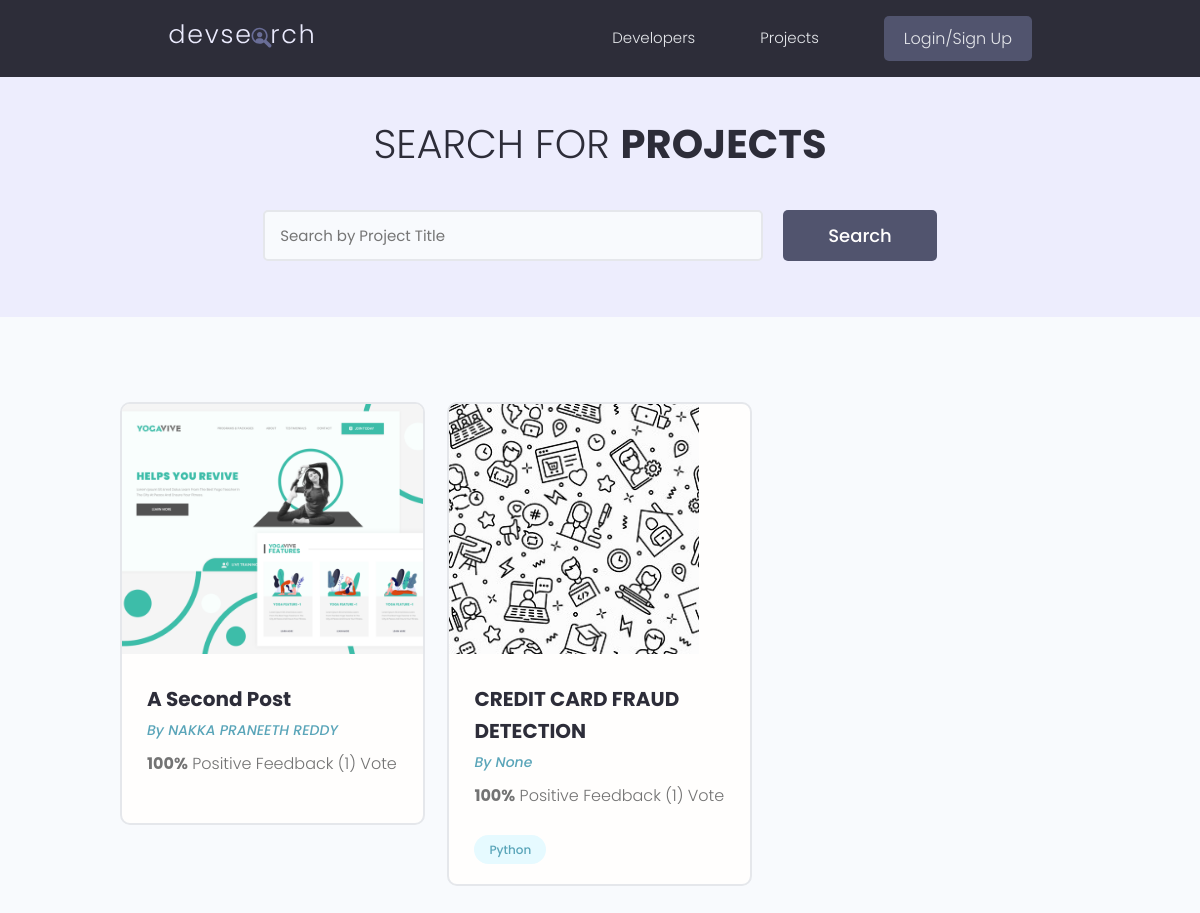
/projects/, run on the app's committed database.
### projects/models.py (models this page shows, shortened)
class Project(models.Model):
    owner = models.ForeignKey(
        Profile, null=True, blank=True, on_delete=models.SET_NULL)
    title = models.CharField(max_length=200)
    description = models.TextField(null=True, blank=True)
    featured_image = models.ImageField(
        null=True, blank=True, default="default.jpg")
    demo_link = models.CharField(max_length=2000, null=True, blank=True)
    source_link = models.CharField(max_length=2000, null=True, blank=True)
    tags = models.ManyToManyField('Tag', blank=True)
    vote_total = models.IntegerField(default=0, null=True, blank=True)
    vote_ratio = models.IntegerField(default=0, null=True, blank=True)
    created = models.DateTimeField(auto_now_add=True)
    id = models.UUIDField(default=uuid.uuid4, unique=True,
                          primary_key=True, editable=False)
    class Meta:
        ordering = ['-vote_ratio', '-vote_total', 'title']

class Tag(models.Model):
    name = models.CharField(max_length=200)
    created = models.DateTimeField(auto_now_add=True)
    id = models.UUIDField(default=uuid.uuid4, unique=True,
                          primary_key=True, editable=False)
    def __str__(self):
        return self.name

### users/models.py (models this page shows, shortened)
class Profile(models.Model):
    user = models.OneToOneField(
        User, on_delete=models.CASCADE, null=True, blank=True)
    name = models.CharField(max_length=200, blank=True, null=True)
    email = models.EmailField(max_length=500, blank=True, null=True)
    username = models.CharField(max_length=200, blank=True, null=True)
    location = models.CharField(max_length=200, blank=True, null=True)
    short_intro = models.CharField(max_length=200, blank=True, null=True)
    bio = models.TextField(blank=True, null=True)
    profile_image = models.ImageField(
        null=True, blank=True, upload_to='profiles/', default="profiles/user-default.png")
    social_github = models.CharField(max_length=200, blank=True, null=True)
    social_twitter = models.CharField(max_length=200, blank=True, null=True)
    social_linkedin = models.CharField(max_length=200, blank=True, null=True)
    social_youtube = models.CharField(max_length=200, blank=True, null=True)
    social_website = models.CharField(max_length=200, blank=True, null=True)
    created = models.DateTimeField(auto_now_add=True)
    id = models.UUIDField(default=uuid.uuid4, unique=True,
                          primary_key=True, editable=False)

### projects/views.py (the view)
# urls.py: path('projects/', include('projects.urls')),
def projects(request):
    projects, search_query = searchProjects(request)
    custom_range, projects = paginateProjects(request, projects, 6)
    context = {'projects': projects,
               'search_query': search_query, 'custom_range': custom_range}
    return render(request, 'projects/projects.html', context)

### projects/utils.py (called while the page is built)
def paginateProjects(request, projects, results):
    page = request.GET.get('page')
    paginator = Paginator(projects, results)
    try:
        projects = paginator.page(page)
    except PageNotAnInteger:
        page = 1
        projects = paginator.page(page)
    except EmptyPage:
        page = paginator.num_pages
        projects = paginator.page(page)
    leftIndex = (int(page) - 4)
    if leftIndex < 1:
        leftIndex = 1
    rightIndex = (int(page) + 5)
    if rightIndex > paginator.num_pages:
        rightIndex = paginator.num_pages + 1
    custom_range = range(leftIndex, rightIndex)
    return custom_range, projects

def searchProjects(request):
    search_query = ''
    if request.GET.get('search_query'):
        search_query = request.GET.get('search_query')
    tags = Tag.objects.filter(name__icontains=search_query)
    projects = Project.objects.distinct().filter(
        Q(title__icontains=search_query) |
        Q(description__icontains=search_query) |
        Q(owner__name__icontains=search_query) |
        Q(tags__in=tags)
    )
    return projects, search_query

### projects/templates/projects/projects.html (shortened to what this page needs)
{% extends 'main.html' %}
{% block content %}
<main class="projects">
    <section class="hero-section text-center">
        <div class="container container--narrow">
            <div class="hero-section__box">
                <h2>Search for <span>Projects</span></h2>
            </div>
            <div class="hero-section__search">
                <form id='searchForm' class="form" action="{% url 'projects' %}" method="get">
                    <div class="form__field">
                        <input class="input input--text" id="formInput#search" type="text" name="search_query"
                            placeholder="Search by Project Title" value="{{search_query}}" />
                    </div>
                    <input class="btn btn--sub btn--lg" type="submit" value="Search" />
                </form>
            </div>
        </div>
    </section>
    <section class="projectsList">
        <div class="container">
            <div class="grid grid--three">
                {% for project in projects %}
                <div class="column">
                    <div class="card project">
                        <a href="{% url 'project' project.id %}" class="project">
                            <img class="project__thumbnail" src="{{project.featured_image.url}}"
                                alt="project thumbnail" />
                            <div class="card__body">
                                <h3 class="project__title">{{project.title}}</h3>
                                <p><a class="project__author" href="{% url 'user-profile' project.owner.id %}">By
                                        {{project.owner.name}}</a>
                                </p>
                                <p class="project--rating">
                                    <span style="font-weight: bold;">{{project.vote_ratio}}%</span> Positive
                                    Feedback ({{project.vote_total}}) Vote{{project.vote_total|pluralize:"s"}}
                                </p>
                                <div class="project__tags">
                                    {% for tag in project.tags.all %}
                                    <span class="tag tag--pill tag--main">
                                        <small>{{tag}}</small>
                                    </span>
                                    {% endfor %}
                                </div>
                            </div>
                        </a>
                    </div>
                </div>
                {% endfor %}
            </div>
        </div>
    </section>
</main>
{% endblock content %}

### static/styles/app.css (style rules this page uses)
:root { --color-sub: #2d2d39; }
.btn--sub { background-color: var(--color-sub-light); }
.card { border: 2px solid var(--color-light); }
img { width: 100%; }
.hero-section { height: 40vh; display: flex; align-items: center; background-color: var(--color-sub); }
.hero-section__box { margin-bottom: 4rem; }
.hero-section__box > h2, .hero-section__box > h2 > span { font-size: 4rem; color: var(--color-light); line-height: 1.3; text-transform: uppercase; }
.hero-section__box > h2 { font-weight: 300; }
.hero-section__box > h2 > span { font-weight: 700; }
.hero-section__search > .form { display: flex; align-items: center; justify-content: center; gap: 2rem; }
.hero-section__search > .form input.input--text { width: 50rem; }
.project__author { font-size: 1.4rem; font-style: italic; }
.project--rating { margin-bottom: 1.6em; margin-top: .5em; }
.projects > .hero-section { background: var(--color-sub-lighter); height: 30vh; }
.projects .hero-section__box { margin-bottom: 2.5rem; }
.projects .hero-section__box > h2 { color: var(--color-sub); }
.projects .hero-section__box > h2 > span { font-weight: 700; color: var(--color-sub); }
.projectsList { margin-top: 8rem; }
.project__thumbnail { height: 25rem; object-fit: cover; object-position: top center; }
.project__title { font-size: 2rem; font-weight: 700; color: var(--color-sub); }

### static/uikit/styles/modules/_variables.css (style rules this page uses)
:root { --color-main: #5aa5b9; --color-main-light: #e6faff; --color-sub: #3f4156; --color-sub-light: #51546e; --color-sub-lighter: #ededfd; --color-text: #737373; --color-gray: #8b8b8b; --color-light: #e5e7eb; --color-light-gray: #767676; --color-bg: #f8fafd; --color-white: #fffefd; --color-white-light: #f3f3f3; --color-success: #359e64; --color-success-bg: #def8e8; --color-error: #fc4b0b; --color-error-bg: #fff2ee; --font-base: 'Poppins', arial, helvetica, 'Segoe UI', roboto, ubuntu, sans-serif; --font-monospace: 'Fira Code', 'Courier New', courier, monospace; --font-regular: 300; --font-medium: 500; --font-bold: 700; --generic-shadow: 1px 1px 5px #00000010; --generic-transition: all 0.3s ease-in-out; }

### static/uikit/styles/modules/_base.css (style rules this page uses)
* { margin: 0; padding: 0; box-sizing: border-box; text-rendering: optimizeLegibility; color: inherit; font-size: inherit; }
html { font-size: 50%; }
@media only screen and (min-width: 480px) { html { font-size: 56.25%; } }
@media only screen and (min-width: 1200px) { html { font-size: 62.5%; } }
body { line-height: 1.6; font-weight: 400; font-size: 1.5rem; color: var(--color-text); background-color: var(--color-bg); min-height: 100vh; }

### static/uikit/styles/modules/_typography.css (style rules this page uses)
* { font-family: var(--font-base); }
h2 { font-size: 3.6rem; font-weight: var(--font-bold); }
h3 { font-size: 3.2rem; font-weight: var(--font-medium); }
p, span, strong { font-size: 1.6rem; color: var(--color-text); font-weight: var(--font-regular); }
a { padding-bottom: 2px; text-decoration: none; display: inline-block; color: var(--color-main); font-weight: var(--font-medium); }

### static/uikit/styles/modules/_utilities.css (style rules this page uses)
.container { width: 92%; max-width: 165rem; margin: 0 auto; box-sizing: border-box; }
.container--narrow { width: 92%; max-width: 120rem; }
@media screen and (min-width: 1000px) { .container { width: 90%; } }
@media screen and (min-width: 1000px) { .container--narrow { width: 85%; } }
@media screen and (min-width: 1200px) { .container { width: 80%; } }
@media screen and (min-width: 1200px) { .container--narrow { width: 72%; } }
.text-center { text-align: center; }

### static/uikit/styles/modules/_button.css (style rules this page uses)
.btn { display: inline-block; position: relative; cursor: pointer; background-color: var(--color-light); font-weight: var(--font-medium); color: var(--color-sub); text-decoration: none; padding: 1rem 2rem; border-radius: 0.5rem; border: none; width: -webkit-fit-content; width: -moz-fit-content; width: fit-content; height: -webkit-fit-content; height: -moz-fit-content; height: fit-content; font-size: 1.6rem; outline-width: 0; outline-color: transparent; -webkit-backface-visibility: hidden; backface-visibility: hidden; transition: all 0.3s ease-in-out; }
.btn--sub { background-color: var(--color-sub); color: var(--color-white); }
.btn--lg { font-size: 1.8rem; padding: 1.2rem 4.5rem; }

### static/uikit/styles/modules/_card.css (style rules this page uses)
.card { border-radius: 1rem; background-color: var(--color-white); border: 1.5px solid var(--color-light); width: auto; height: auto; margin-top: 0.5rem; margin-bottom: 0.5rem; overflow: hidden; }
.card__body, .card__header { padding: 2rem 2.5rem; }

### data on the page
Project: featured_image (picture), title "A Second Post", owner.name "NAKKA PRANEETH REDDY", vote_ratio "100", vote_total "1"
Project: featured_image (picture), title "CREDIT CARD FRAUD DETECTION", owner.name "None", vote_ratio "100", vote_total "1"
Tag: name "Python"
